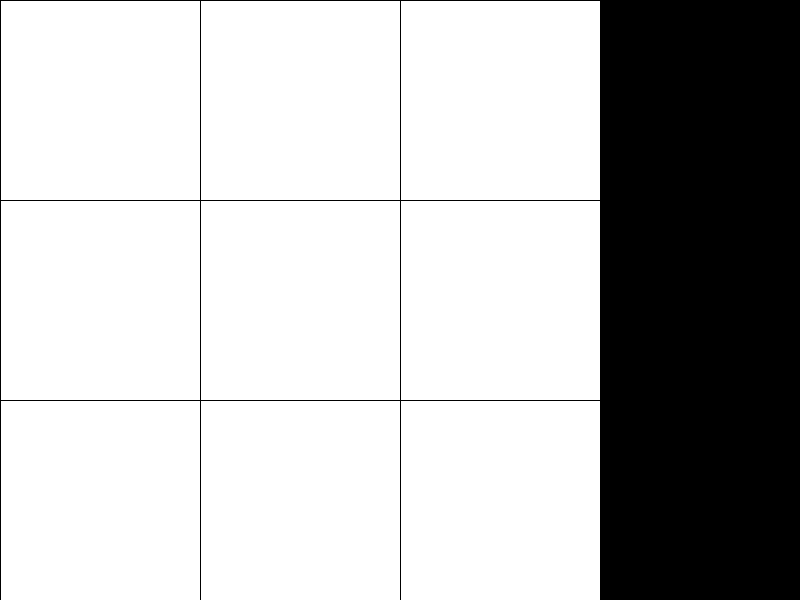
Frame 1 (no input)
Frame 60 (the mouse pressed at the canvas centre just before this capture): identical to frame 1, image omitted
Frame 120 (the mouse held since frame 60 and released just before this capture): identical to frame 1, image omitted

The Processing sketch that drew this single still picture (run headless with seeded random() and noise(); from frame 60 on, the mouse is pressed at the canvas centre):

// Processing sketch: zonderArray
// ── zonderArray.pde

int[][] grid = {{0,0,0},{0,0,0},{0,0,0}};
int turn =(int) random(0,1);
boolean winnaar = false;
boolean play = true;
void setup(){
  size(800,600); 
}

void draw(){
  background(0,0,0);
  for(int x=0; x<3; x++){
    for(int y=0; y<3; y++){
      rect(200*x,200*y,200,200);
    }
  }
    for(int i = 0; i<3; i++){
      for (int j = 0; j<3; j++){
        drawthingy(i,j);
    }
   }
   if(!winnaar){
  for(int c=0; c<3; c++){
     if(grid[0][c] == grid[1][c] && grid[1][c] == grid[2][c]){
     if(grid[0][c] == 1){
        winnaar =  true;
      }else if (grid[0][c] == 2){

        winnaar =  true;
     }
    }
  }
  if(grid[0][0] == grid[1][1] && grid[1][1] == grid[2][2]){
    if(grid[0][0] == 1){
        winnaar =  true;
      }else if (grid[0][0] == 2){
        winnaar =  true;
     }
   }
  if(grid[2][0] == grid[1][1] && grid [1][1] == grid[0][2]){
    if(grid[2][0] == 1){
        winnaar =  true;
      }else if (grid[2][0] == 2){
 
        winnaar =  true;
     }
  }
  }else if(winnaar){
   if(turn == 1){
      stroke(255,255,255);
      text("Winnaar speler 1",650,200);
    }else if(turn ==  0){
      stroke(255,255,255);
      text("Winnaar speler 2", 650,200);
    }
  }
}
void clicky(int gridx,int gridy){
  if(mouseX>(gridx*200) && mouseX<(gridx*200+200) && mouseY>(gridy*200) && mouseY<(gridy*200+200)){
    if(grid[gridx][gridy] == 0){
    grid[gridx][gridy] = turn + 1;
    turnWijzer();
    }
  }
}

void mousePressed(){
  if(winnaar) return;
  for(int a=0; a<3; a++){
    for(int b=0; b<3; b++){
      clicky(a,b);
    } 
  }
}

void turnWijzer(){
  turn++;
  turn = turn % 2;
}
void drawthingy(int gridx, int gridy){
   if(grid[gridx][gridy] == 1){
   ellipse(gridx*200 + 100, gridy*200 + 100,100,100);
 }else if(grid[gridx][gridy] == 2){
   line(gridx*200+50,gridy*200+50,gridx*200+150,gridy*200+150);
   line(gridx*200+50,gridy*200+150,gridx*200+150,gridy*200+50);
 }
}

void winline(int gridx, int gridy){
  line(gridx*100+200,gridy*200+200,gridx*200+100,gridy*200+200);
}
